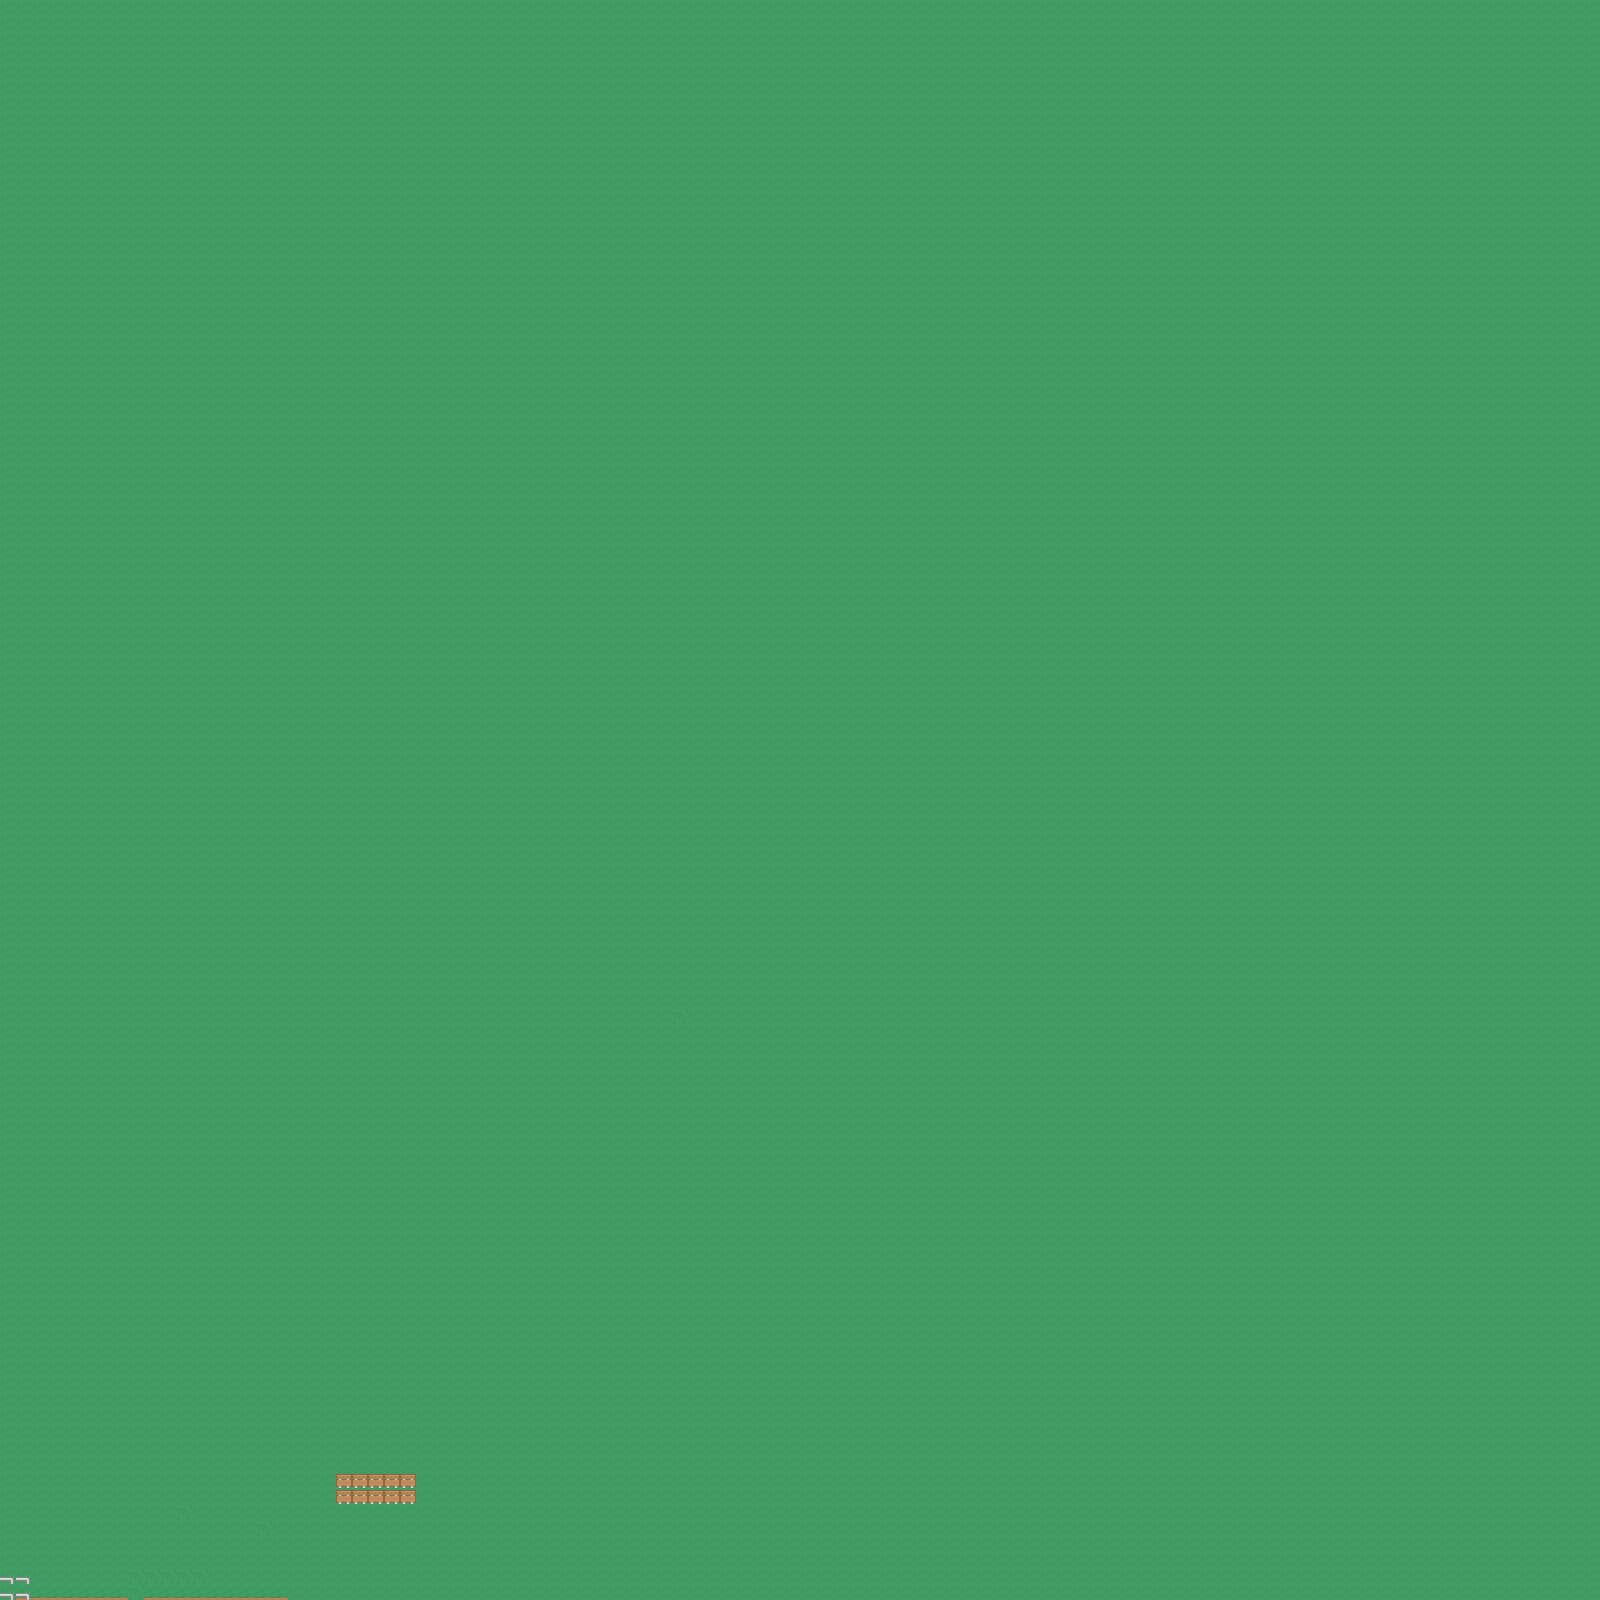

A 2D game scene composited from a Tiled map and its tileset images. What follows is a short description and the map's XML, with each tile layer's data collapsed to a summary:
An orthogonal 100x100 tile map with 16x16 px tiles, 2 tile layers (Tile Layer 1, FixedTiles), 3 tilesets and 82 objects.

<map version="1.0" orientation="orthogonal" renderorder="right-down" width="100" height="100" tilewidth="16" tileheight="16" nextobjectid="229">
 <tileset firstgid="1" name="roguelikeCity_magenta" tilewidth="16" tileheight="16" spacing="1" tilecount="1036" columns="37">
  <image source="roguelikeCity_magenta.png" width="628" height="475" />
 </tileset>
 <tileset firstgid="1037" name="roguelikeCity_3by2" tilewidth="48" tileheight="32" spacing="1" tilecount="168" columns="12">
  <image source="roguelikeCity_magenta.png" width="628" height="475" />
 </tileset>
 <tileset firstgid="1205" name="roguelikeCity_magenta_2by3" tilewidth="32" tileheight="48" spacing="1" tilecount="171" columns="19">
  <image source="roguelikeCity_magenta.png" width="628" height="475" />
 </tileset>
 <layer name="Tile Layer 1" width="100" height="100">
  <data>[10000 cells, 10000 non-empty, 3 distinct tile ids]</data>
 </layer>
 <layer name="FixedTiles" width="100" height="100">
  <data>[10000 cells, 15 non-empty, 3 distinct tile ids]</data>
 </layer>
 <objectgroup name="FixedObstacles">
  <object id="114" gid="188" x="240" y="1360" width="16" height="16" />
  <object id="115" gid="188" x="240" y="1376" width="16" height="16" />
  <object id="116" gid="188" x="240" y="1392" width="16" height="16" />
  <object id="119" gid="188" x="288" y="1392" width="16" height="16" />
  <object id="120" gid="188" x="288" y="1376" width="16" height="16" />
  <object id="121" gid="188" x="288" y="1360" width="16" height="16" />
  <object id="122" gid="188" x="288" y="1344" width="16" height="16" />
  <object id="123" gid="188" x="288" y="1328" width="16" height="16" />
  <object id="124" gid="188" x="288" y="1312" width="16" height="16" />
  <object id="125" gid="188" x="288" y="1296" width="16" height="16" />
  <object id="126" gid="188" x="288" y="1248" width="16" height="16" />
  <object id="127" gid="188" x="288" y="1232" width="16" height="16" />
  <object id="128" gid="188" x="240" y="1232" width="16" height="16" />
  <object id="129" gid="188" x="240" y="1248" width="16" height="16" />
  <object id="130" gid="188" x="240" y="1280" width="16" height="16" />
  <object id="131" gid="188" x="240" y="1264" width="16" height="16" />
  <object id="132" gid="188" x="240" y="1296" width="16" height="16" />
  <object id="133" gid="188" x="240" y="1312" width="16" height="16" />
  <object id="134" gid="188" x="240" y="1344" width="16" height="16" />
  <object id="135" gid="188" x="240" y="1328" width="16" height="16" />
  <object id="137" gid="188" x="304" y="1248" width="16" height="16" />
  <object id="138" gid="188" x="320" y="1248" width="16" height="16" />
  <object id="139" gid="188" x="336" y="1248" width="16" height="16" />
  <object id="140" gid="188" x="352" y="1248" width="16" height="16" />
  <object id="141" gid="188" x="304" y="1296" width="16" height="16" />
  <object id="142" gid="188" x="320" y="1296" width="16" height="16" />
  <object id="143" gid="188" x="336" y="1296" width="16" height="16" />
  <object id="144" gid="188" x="352" y="1296" width="16" height="16" />
  <object id="145" gid="188" x="368" y="1296" width="16" height="16" />
  <object id="146" gid="188" x="384" y="1296" width="16" height="16" />
  <object id="147" gid="188" x="400" y="1296" width="16" height="16" />
  <object id="148" gid="188" x="400" y="1280" width="16" height="16" />
  <object id="149" gid="188" x="400" y="1264" width="16" height="16" />
  <object id="150" gid="188" x="400" y="1248" width="16" height="16" />
  <object id="151" gid="188" x="400" y="1232" width="16" height="16" />
  <object id="152" gid="188" x="352" y="1232" width="16" height="16" />
  <object id="153" gid="188" x="352" y="1216" width="16" height="16" />
  <object id="154" gid="188" x="400" y="1216" width="16" height="16" />
  <object id="155" gid="188" x="400" y="1200" width="16" height="16" />
  <object id="156" gid="188" x="400" y="1184" width="16" height="16" />
  <object id="157" gid="188" x="352" y="1200" width="16" height="16" />
  <object id="158" gid="188" x="352" y="1152" width="16" height="16" />
  <object id="159" gid="188" x="368" y="1152" width="16" height="16" />
  <object id="160" gid="188" x="384" y="1152" width="16" height="16" />
  <object id="161" gid="188" x="400" y="1152" width="16" height="16" />
  <object id="162" gid="188" x="400" y="1168" width="16" height="16" />
  <object id="163" gid="188" x="336" y="1200" width="16" height="16" />
  <object id="164" gid="188" x="320" y="1200" width="16" height="16" />
  <object id="165" gid="188" x="304" y="1200" width="16" height="16" />
  <object id="166" gid="188" x="288" y="1200" width="16" height="16" />
  <object id="167" gid="188" x="288" y="1216" width="16" height="16" />
  <object id="168" gid="188" x="336" y="1152" width="16" height="16" />
  <object id="169" gid="188" x="304" y="1152" width="16" height="16" />
  <object id="170" gid="188" x="288" y="1152" width="16" height="16" />
  <object id="171" gid="188" x="320" y="1152" width="16" height="16" />
  <object id="172" gid="188" x="272" y="1152" width="16" height="16" />
  <object id="173" gid="188" x="256" y="1152" width="16" height="16" />
  <object id="174" gid="188" x="240" y="1152" width="16" height="16" />
  <object id="175" gid="188" x="240" y="1200" width="16" height="16" />
  <object id="176" gid="188" x="240" y="1216" width="16" height="16" />
  <object id="177" gid="188" x="224" y="1200" width="16" height="16" />
  <object id="178" gid="188" x="192" y="1200" width="16" height="16" />
  <object id="179" gid="188" x="208" y="1200" width="16" height="16" />
  <object id="180" gid="188" x="224" y="1152" width="16" height="16" />
  <object id="181" gid="188" x="176" y="1152" width="16" height="16" />
  <object id="182" gid="188" x="144" y="1152" width="16" height="16" />
  <object id="183" gid="188" x="160" y="1152" width="16" height="16" />
  <object id="184" gid="188" x="128" y="1152" width="16" height="16" />
  <object id="185" gid="188" x="128" y="1168" width="16" height="16" />
  <object id="186" gid="188" x="128" y="1184" width="16" height="16" />
  <object id="187" gid="188" x="128" y="1200" width="16" height="16" />
  <object id="188" gid="188" x="144" y="1200" width="16" height="16" />
  <object id="189" gid="188" x="160" y="1200" width="16" height="16" />
  <object id="190" gid="188" x="176" y="1200" width="16" height="16" />
  <object id="191" gid="188" x="176" y="1136" width="16" height="16" />
  <object id="192" gid="188" x="176" y="1120" width="16" height="16" />
  <object id="193" gid="188" x="224" y="1136" width="16" height="16" />
  <object id="194" gid="188" x="224" y="1120" width="16" height="16" />
  <object id="195" gid="188" x="224" y="1104" width="16" height="16" />
  <object id="196" gid="188" x="224" y="1088" width="16" height="16" />
  <object id="197" gid="188" x="176" y="1088" width="16" height="16" />
  <object id="198" gid="188" x="176" y="1104" width="16" height="16" />
 </objectgroup>
 <objectgroup name="Obstacles" />
</map>
